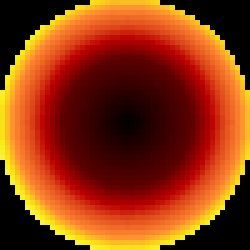
#> input picture MyCamNetwork/image/game/ammo.png, 50 x 50 px (shown 5 times larger)
$ python -i sobel.py   (imports and definitions only)   (older library calls are emulated)
#> lines starting #> are read from the running program, lines starting #| are printed output that depends on the picture
#> further down, picture is the input picture: shape (50, 50, 3); mean B, G, R 14.4, 55.1, 141.7
#coding=utf-8
import cv2
import math
import numpy as np

class SobelFilter:

    def __init__(self, img):
        self.img = img

    def get_sobel(self):

        # Charger l'image en niveaux de gris
        #img = cv2.imread('archive/test/chihuahua/chihuahua.321.jpg', 0)

        # Appliquer le filtre de Sobel pour obtenir les gradients en X et Y
        sobelx = cv2.Sobel(self.img, cv2.CV_64F, 1, 0, ksize=5)
        sobely = cv2.Sobel(self.img, cv2.CV_64F, 0, 1, ksize=5)
        gradient = np.sqrt(np.square(sobelx) + np.square(sobely))

        gradient_norm = cv2.normalize(gradient, None, 0, 255, cv2.NORM_MINMAX, cv2.CV_8U)

        return gradient_norm

    def get_sobelXY(self):
        sobelx = cv2.Sobel(self.img, cv2.CV_64F, 1, 0, ksize=5)
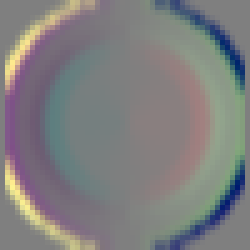
#> sobelx: shape (50, 50, 3) float64 (shown 5 times larger); mean B, G, R 5.4, -32.3, 1.6; drawn with min black and max white
        sobely = cv2.Sobel(self.img, cv2.CV_64F, 0, 1, ksize=5)
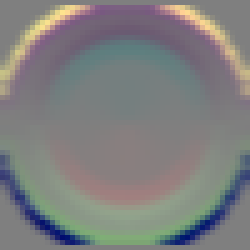
#> sobely: shape (50, 50, 3) float64 (shown 5 times larger); mean B, G, R -5.3, 32.2, -1.8; drawn with min black and max white
        # Normaliser le gradient pour avoir des valeurs entre 0 et 255
        sx = cv2.normalize(sobelx, None, 0, 255, cv2.NORM_MINMAX, cv2.CV_8U)
        sy = cv2.normalize(sobely, None, 0, 255, cv2.NORM_MINMAX, cv2.CV_8U)

        return sx, sy


    def get_sobel_inv(self):

        sobelx = cv2.Sobel(self.img, cv2.CV_64F, 1, 0, ksize=5)
        sobely = cv2.Sobel(self.img, cv2.CV_64F, 0, 1, ksize=5)
        gradient = np.sqrt(np.square(sobelx) + np.square(sobely))

        gradient_norm = cv2.normalize(gradient, None, 0, 255, cv2.NORM_MINMAX, cv2.CV_8U)
        gradient_norm = 255 - gradient_norm

        return gradient_norm

>>> import cv2
>>> picture = cv2.imread('image/game/ammo.png')
>>> result = SobelFilter(picture).get_sobelXY()
